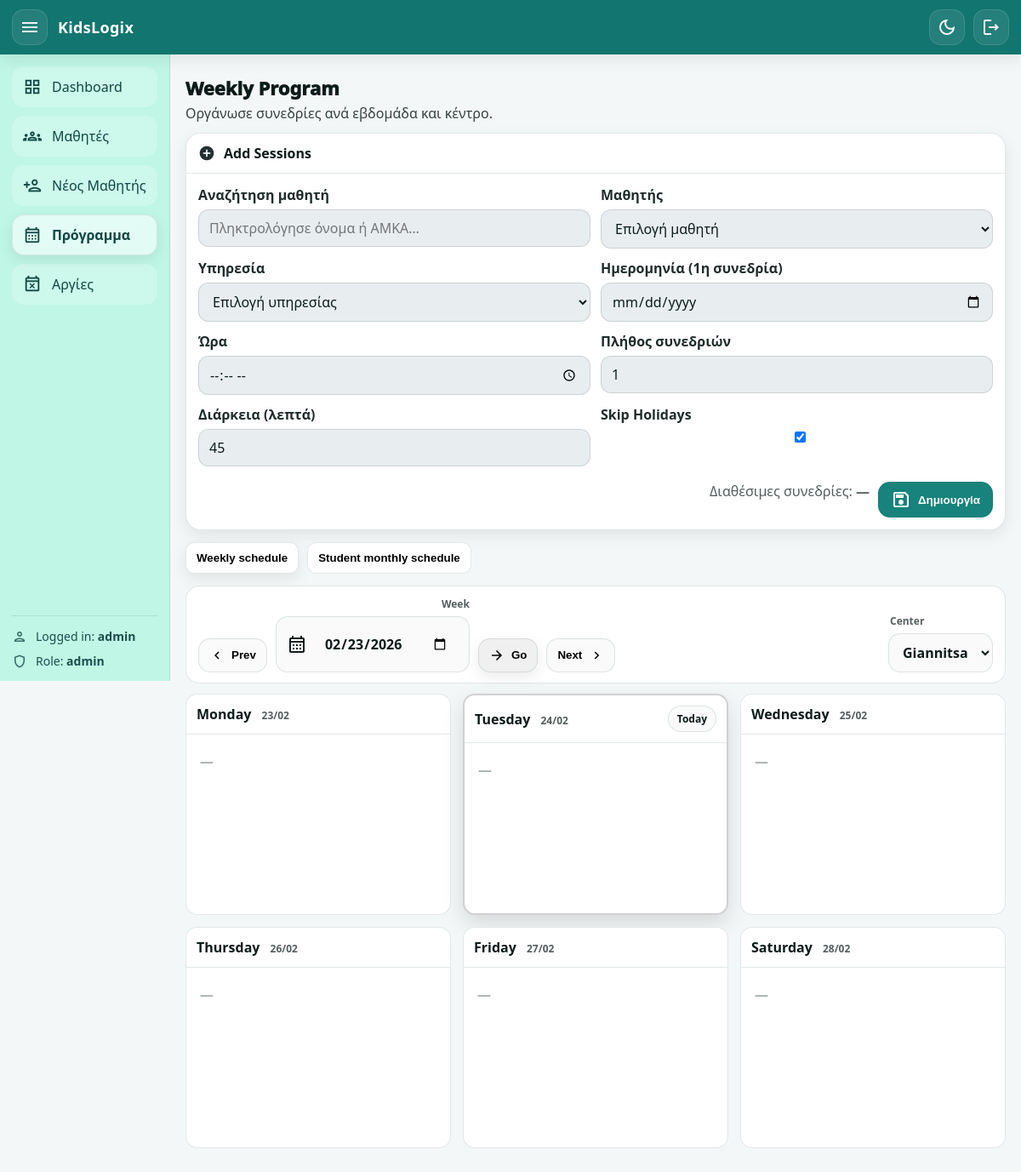
Before: /schedule (signed in) with the older database file.
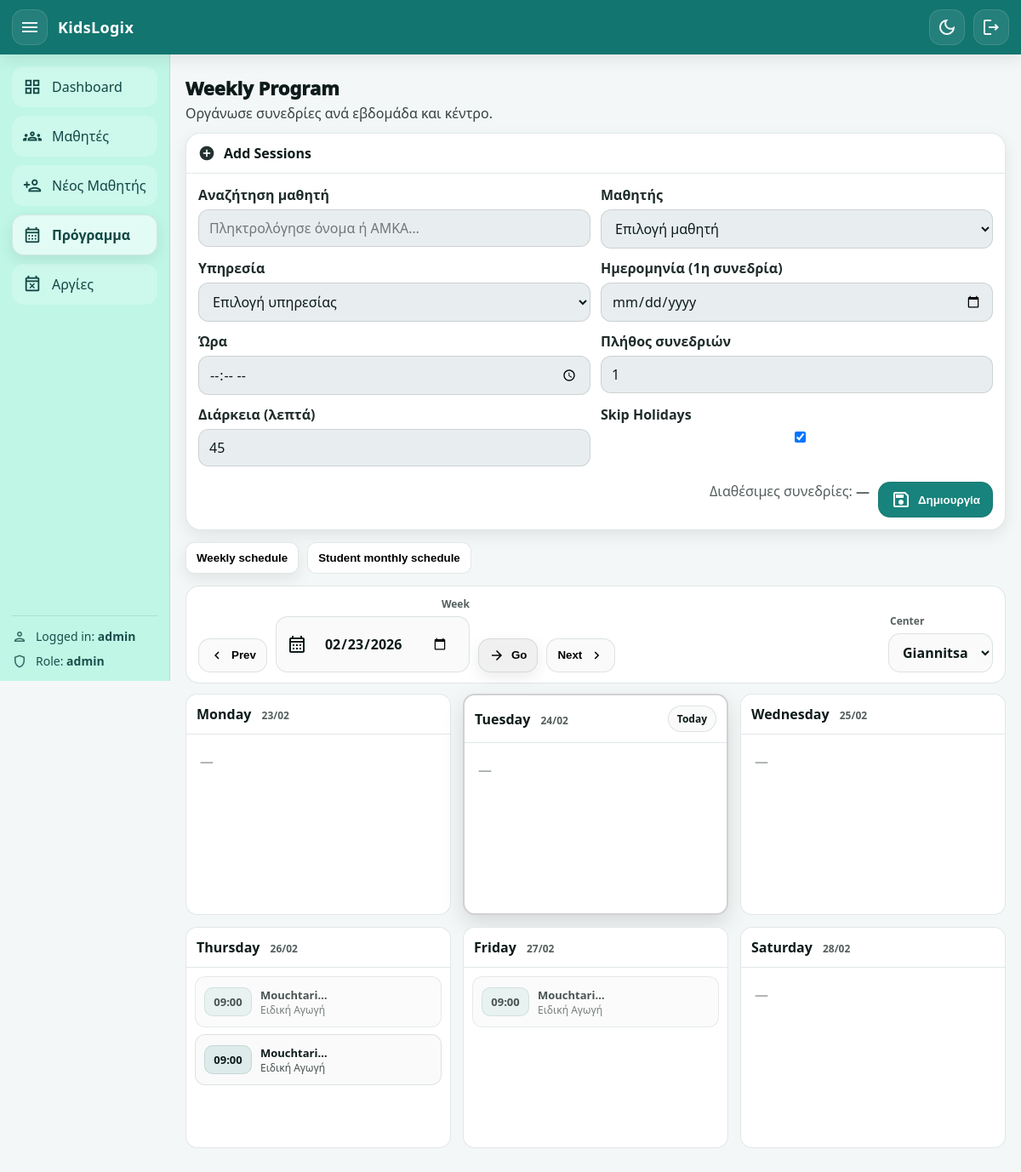
After: the same page with the newer database file.
### app/models.py (models this page shows, shortened)
class Appointment(Base):
    __tablename__ = "appointments"
    id: Mapped[int] = mapped_column(Integer, primary_key=True, autoincrement=True)
    student_amka: Mapped[str] = mapped_column(
        ForeignKey("students.amka", ondelete="CASCADE"), nullable=False
    )
    service_id: Mapped[int] = mapped_column(
        ForeignKey("services.id", ondelete="CASCADE"), nullable=False
    )
    center: Mapped[str] = mapped_column(String(20), nullable=False)
    day: Mapped[date] = mapped_column(Date, nullable=False)
    start_time: Mapped[time] = mapped_column(Time, nullable=False)
    duration_min: Mapped[int | None] = mapped_column(Integer, nullable=True)
    status: Mapped[str] = mapped_column(
        String(20), nullable=False, default="scheduled"
    )
    created_at: Mapped[datetime] = mapped_column(
        DateTime, default=datetime.utcnow, nullable=False
    )
    student: Mapped["Student"] = relationship(back_populates="appointments")
    service: Mapped["Service"] = relationship(back_populates="appointments")

class Student(Base):
    __tablename__ = "students"
    amka: Mapped[str] = mapped_column(String(20), primary_key=True)
    center: Mapped[str] = mapped_column(
        String(20),
        nullable=False,
        default="Giannitsa",  # Giannitsa / KryaVrisi
    )
    first_name: Mapped[str] = mapped_column(String(60), nullable=False)
    last_name: Mapped[str] = mapped_column(String(60), nullable=False)
    date_of_birth: Mapped[date | None] = mapped_column(Date, nullable=True)
    parent_name: Mapped[str | None] = mapped_column(String(120), nullable=True)
    parent_phone: Mapped[str | None] = mapped_column(String(30), nullable=True)
    assessment_expiry_date: Mapped[date | None] = mapped_column(Date, nullable=True)
    admin_comment: Mapped[str | None] = mapped_column(String(1000), nullable=True)
    created_at: Mapped[datetime] = mapped_column(
        DateTime, default=datetime.utcnow, nullable=False
    )
    services: Mapped[list["StudentService"]] = relationship(
        back_populates="student",
        cascade="all, delete-orphan",
    )
    appointments: Mapped[list["Appointment"]] = relationship(
        back_populates="student",
        cascade="all, delete-orphan",
    )
    payments: Mapped[list["Payment"]] = relationship(
        back_populates="student",
        cascade="all, delete-orphan",
    )

class Service(Base):
    __tablename__ = "services"
    id: Mapped[int] = mapped_column(Integer, primary_key=True, autoincrement=True)
    name: Mapped[str] = mapped_column(String(60), unique=True, nullable=False)
    student_links: Mapped[list["StudentService"]] = relationship(
        back_populates="service",
        cascade="all, delete-orphan",
    )
    appointments: Mapped[list["Appointment"]] = relationship(
        back_populates="service",
        cascade="all, delete-orphan",
    )

### app/routers/web.py (the view)
@router.get("/schedule", response_class=HTMLResponse)
def schedule_page(
    request: Request,
    db: Session = Depends(get_db),
    user: User = Depends(get_current_user),
    center: str | None = None,
    week: str | None = None,
):
    today = date.today()
    base = parse_date(week or "") or today
    week_start = start_of_week(base)
    prev_week = (week_start - timedelta(days=7)).isoformat()
    next_week = (week_start + timedelta(days=7)).isoformat()
    days = []
    labels = ["Δευτέρα", "Τρίτη", "Τετάρτη", "Πέμπτη", "Παρασκευή", "Σάββατο"]
    for i in range(6):
        d = week_start + timedelta(days=i)
        days.append(
            {
                "label": labels[i],
                "date": d,
                "date_iso": d.isoformat(),
                "date_str": d.strftime("%d/%m/%Y"),
            }
        )
    center = normalize_center(center) if center else "Giannitsa"
    week_end = week_start + timedelta(days=5)
    appointments = (
        db.query(Appointment)
        .options(joinedload(Appointment.student), joinedload(Appointment.service))
        .filter(Appointment.center == center)
        .filter(Appointment.day >= week_start)
        .filter(Appointment.day <= week_end)
        .filter(Appointment.status.in_(["scheduled", "completed"]))  # προαιρετικό
        .order_by(Appointment.day.asc(), Appointment.start_time.asc())
        .all()
    )
    week_days = [x["date"] for x in days]
    appointments_by_day: dict[str, list[Appointment]] = {d.isoformat(): [] for d in week_days}
    for ap in appointments:
        appointments_by_day[ap.day.isoformat()].append(ap)
    students = db.query(Student).order_by(Student.last_name.asc(), Student.first_name.asc()).all()
    services = db.query(Service).order_by(Service.name.asc()).all()
    totals = (
        db.query(
            StudentService.student_amka,
            StudentService.service_id,
            func.coalesce(StudentService.total_sessions, 0),
        )
        .all()
    )
    totals_map = {(amka, int(sid)): int(total or 0) for (amka, sid, total) in totals}
    completed = (
        db.query(
            Appointment.student_amka,
            Appointment.service_id,
            func.count(Appointment.id),
        )
        .filter(Appointment.status == "completed")
        .group_by(Appointment.student_amka, Appointment.service_id)
        .all()
    )
    completed_map = {(amka, int(sid)): int(cnt or 0) for (amka, sid, cnt) in completed}
    remaining_js_map: dict[str, int] = {}
    for (amka, sid), total in totals_map.items():
        done = completed_map.get((amka, sid), 0)
        remaining_js_map[f"{amka}|{sid}"] = max(int(total) - int(done), 0)
    remaining_js = json.dumps(remaining_js_map)
    week_days = [x["date"] for x in days]  # list[date] (Mon..Sat)
    appointments_by_day: dict[str, list[Appointment]] = {d.isoformat(): [] for d in week_days}
    for ap in appointments:
        appointments_by_day[ap.day.isoformat()].append(ap)
    return templates.TemplateResponse(
        "schedule.html",
        {
            "request": request,
            "user": user,
            "page": "schedule",
            "students": students,
            "services": services,
            "centers": CENTERS,
            "center": center,
            "week_start": week_start,
            "week_start_str": week_start.isoformat(),
            "days": days,  # αν το χρειάζεσαι αλλού
            "remaining_js": remaining_js,
            "today": today,
            "prev_week": prev_week,
            "next_week": next_week,
            "week_days": week_days,
            "appointments_by_day": appointments_by_day,
        },
    )

### app/templates/schedule.html (shortened to what the changed rows need)
{% extends "base.html" %}
{% block content %}
<div class="page-head">
  <div>
    <h1 class="page-title">Weekly Program</h1>
  </div>
</div>
{% set qp = request.query_params %}
<div class="card">
  <div class="card-head">
    <div class="card-title">
      <h2>Add Sessions</h2>
    </div>
  </div>
</div>
<div id="weeklyView">
  <div class="weekly-list">
    {% for d in week_days %}
      {% set key = d.isoformat() %}
      <div class="day-column {% if today and key == today.isoformat() %}is-today{% endif %}">
        <div class="day-header">
          <div class="day-title">
            {{ d.strftime("%A") }}
            <span class="day-date">{{ d.strftime("%d/%m") }}</span>
          </div>
          {% if today and key == today.isoformat() %}
            <span class="today-pill">Today</span>
          {% endif %}
        </div>
        <div class="day-body">
          {% set day_aps = appointments_by_day.get(key, []) %}
          {% if day_aps %}
            {% for ap in day_aps %}
              <div class="ap-card {{ ap.status }}">
                <div class="ap-time">{{ ap.start_time.strftime("%H:%M") }}</div>
                <div class="ap-info">
                  <div class="ap-student">
                    {{ ap.student.full_name if ap.student else ap.student_amka }}
                  </div>
                  <div class="ap-service">
                    {{ ap.service.name if ap.service else ("Service #" ~ ap.service_id) }}
                  </div>
                </div>
              </div>
            {% endfor %}
          {% else %}
            <div class="empty-day">—</div>
          {% endif %}
        </div>
      </div>
    {% endfor %}
  </div>
</div>
{% endblock %}

Changed rows visible on the page:
added Appointment: start_time "09:00", student "Mouchtari…", service "Ειδική Αγωγή", shown under "Thursday"
added Appointment: start_time "09:00", student "Mouchtari…", service "Ειδική Αγωγή", status "scheduled" (drawn), shown under "Thursday"
added Appointment: start_time "09:00", student "Mouchtari…", service "Ειδική Αγωγή", shown under "Friday"
